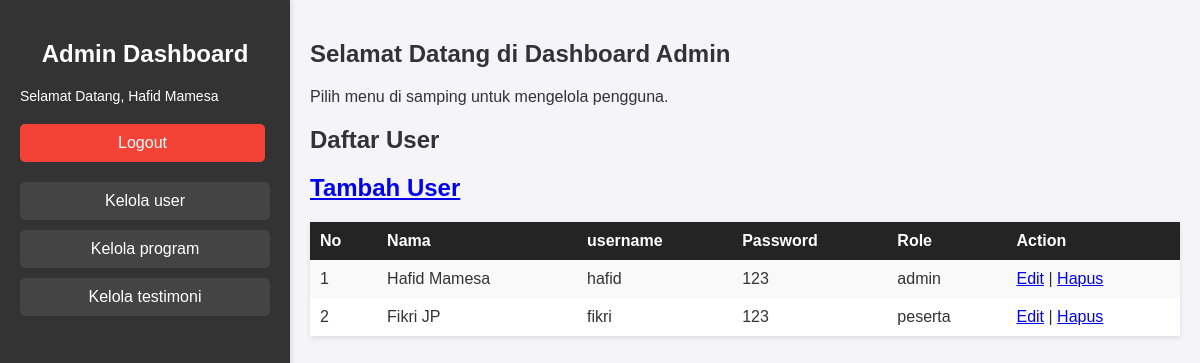
The page /admin/manage_users.php (signed in) on the database as committed earlier.
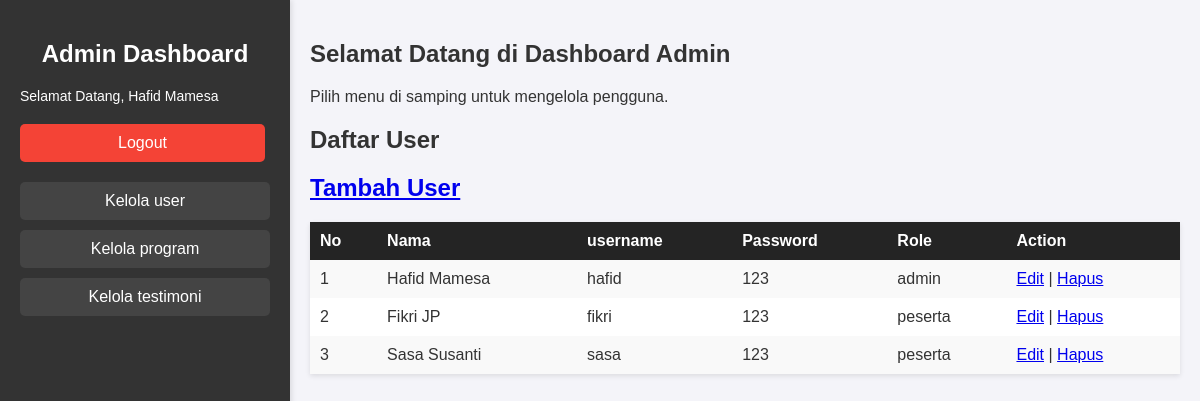
The same page on the database as committed later.
### tables this page shows
CREATE TABLE `user` (
  `id` int(32) NOT NULL,
  `nama` varchar(255) DEFAULT NULL,
  `username` varchar(64) NOT NULL,
  `password` varchar(16) NOT NULL,
  `role` enum('peserta','admin','','') NOT NULL
);

### admin/manage_users.php (the view, shortened to what this page needs)
<?php
    include'../config/config.php';
    $sql = "SELECT * FROM user";
    $stmt = $pdo->query($sql);
    $users = $stmt->fetchAll(PDO::FETCH_ASSOC);
?>
<!DOCTYPE html>
<html lang="en">
<head>
    <link rel="stylesheet" href="../css/dashboard_admin.css">
</head>
<body>
    <div class="container">
        <div class="sidebar">
            <h2>Admin Dashboard</h2>
            <p>Selamat Datang, <?php echo $_SESSION['nama']; ?></p>
            <a href="../config/logout.php" class="logout-btn">Logout</a>
            <div class="sidebar-manage">
            <a href="manage_users.php" class="manage-users-btn">Kelola user</a>
            <a href="manage_courses.php" class="manage-courses-btn">Kelola program</a>
            <a href="manage_testimoni.php" class="manage-courses-btn">Kelola testimoni</a>
            </div>
        </div>
        <div class="main-content">
            <h2>Selamat Datang di Dashboard Admin</h2>
            <p>Pilih menu di samping untuk mengelola pengguna.</p>
            <h2>Daftar User</h2>
            <h2><a href="tools/create_user.php">Tambah User</a></h2>
            <table>
                <tr>
                    <th>No</th>
                    <th>Nama</th>
                    <th>username</th>
                    <th>Password</th>
                    <th>Role</th>
                    <th>Action</th>
                </tr>
                <?php foreach ($users as $index => $user): ?>
                <tr>
                    <td><?= $index + 1; ?></td>
                    <td><?= htmlspecialchars($user['nama']); ?></td>
                    <td><?= htmlspecialchars($user['username']); ?></td>
                    <td><?= htmlspecialchars($user['password']); ?></td>
                    <td><?= htmlspecialchars($user['role']); ?></td>
                    <td>
                        <a href="tools/edit_user.php?id=<?= $user['id']; ?>">Edit</a> |
                        <a href="tools/delete_user.php?id=<?= $user['id']; ?>" onclick="return confirm('Yakin ingin menghapus?')">Hapus</a>
                    </td>
                </tr>
                <?php endforeach; ?>
            </table>
        </div>
    </div>
</body>
</html>

Rows that differ between the two databases and show on the page:
added user: nama "Sasa Susanti", username "sasa", password "123", role "peserta"
